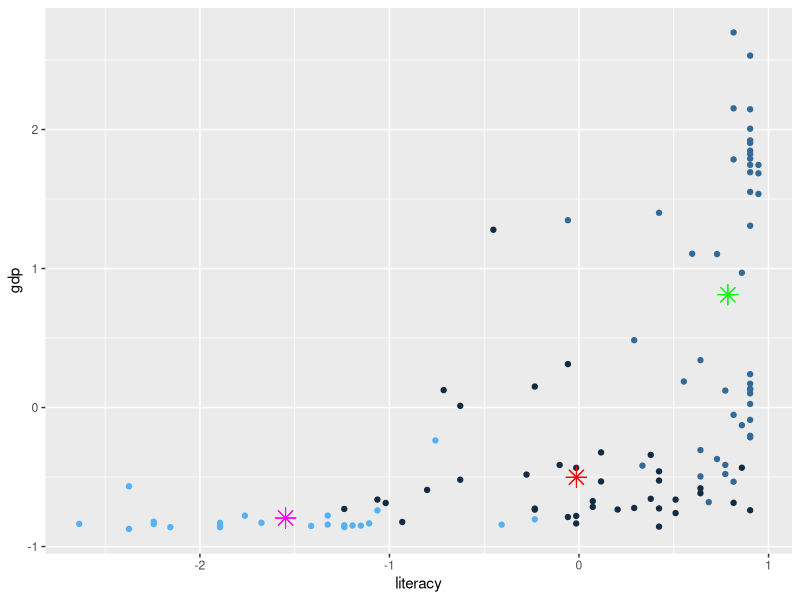
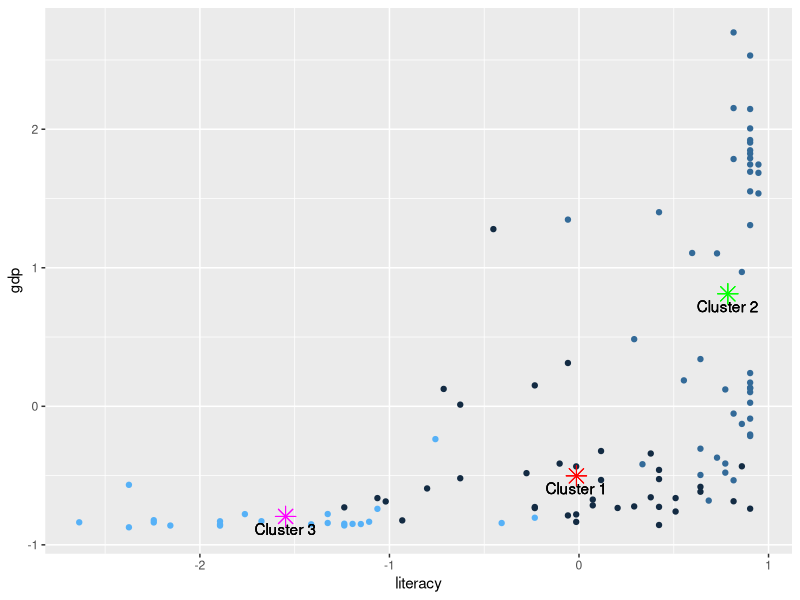

Source code (R) for these figures, in order:
ctr <- read.csv("countries.csv")

View(ctr)

#########
### how to perform a k-means cluster analysis
#########

### we will cluster the countries by their
### demographic and economic characteristics

####### data preparation

### remove the missing values

ctr <- na.omit(ctr)

### create a matrix with all the clustering variables

ctr2 <- cbind(ctr$urban, ctr$flexp, ctr$mlexp, ctr$literacy, ctr$infmort, ctr$gdp, ctr$density, ctr$popincr)

View(ctr2)

### standardize the clustering variables (recommended)

ctr2 <- scale(ctr2)

### name the rows and the columns

rownames(ctr2) <- ctr$country

colnames(ctr2) <- c("urban", "flexp", "mlexp", "literacy", "infmort", "gdp", "density", "popincr")

######### run the k-means algorithm, with three clusters

model <- kmeans(ctr2, 3)

print(model)

###### get some relevant information

### clustering vector

model$cluster

### size of clusters

model$size

### cluster centers

model$centers

####### sums of squares

### total sum of squares

model$totss

### within-cluster sum of squares

model$withinss

### between-cluster sum of squares, i.e. totss-tot.withinss

model$betweenss

### total within-cluster sum of squares, i.e. sum(withinss)

model$tot.withinss

##########################

###### plot the clusters and their centers (scatterplot chart)
###### in a two dimensional space
###### the axes will be literacy and gross domestic product (gdp)

### put the cluster centers in a data frame

centers <- data.frame(model$centers)

View(centers)

### convert the ctr2 matrix into a data frame

ctr3 <- data.frame(ctr2)

View(ctr3)

### build the scatterplot

require(ggplot2)

ggplot()+geom_point(data=ctr3, aes(x=literacy, y=gdp, color = model$cluster))+
  geom_point(data=centers, aes(x=literacy[1], y=gdp[1], size=10), color="red", shape=8)+
  geom_point(data=centers, aes(x=literacy[2], y=gdp[2], size=10), color="green", shape=8)+
  geom_point(data=centers, aes(x=literacy[3], y=gdp[3], size=10), color="magenta", shape=8)+
  theme(legend.position="none")

################ we can put labels to the centers

ggplot()+geom_point(data=ctr3, aes(x=literacy, y=gdp, color = model$cluster))+
  geom_point(data=centers, aes(x=literacy[1], y=gdp[1], size=10), color="red", shape=8)+
  geom_text(data=centers, aes(x=literacy[1], y=gdp[1]-0.09, label="Cluster 1"))+
  geom_point(data=centers, aes(x=literacy[2], y=gdp[2], size=10), color="green", shape=8)+
  geom_text(data=centers, aes(x=literacy[2], y=gdp[2]-0.09, label="Cluster 2"))+
  geom_point(data=centers, aes(x=literacy[3], y=gdp[3], size=10), color="magenta", shape=8)+
  geom_text(data=centers, aes(x=literacy[3], y=gdp[3]-0.09, label="Cluster 3"))+
  theme(legend.position="none")

